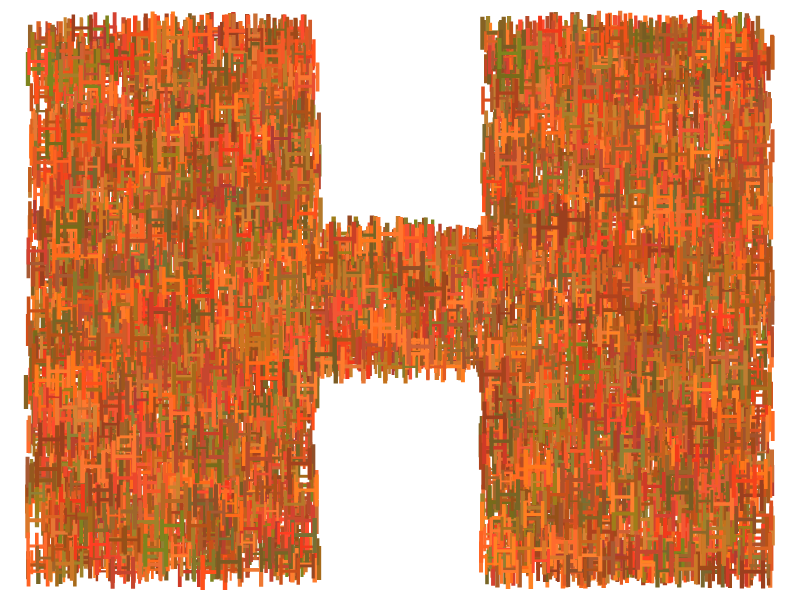

The R source for this figure: (Note: a time limit stopped this script after it produced the figure.)
library(dplyr)
library(ggplot2)

start<-runif(3)
amount<-10000
margins=.4

grid<-data.frame(xin=runif(amount,-1,1),yin=runif(amount,-1,1),size=runif(amount,-1,1),group=round(runif(amount,1,100))) %>% 
  group_by(group) %>% 
  mutate(
    order=1:n(),
    r=rep(start[1]+runif(1,start[1]*-margins,start[1]*margins),n()),
    g=rep(start[2]+runif(1,start[2]*-margins,start[2]*margins),n()),
    b=rep(start[3]+runif(1,start[3]*-margins,start[3]*margins),n())
    ) %>% 
  ungroup() %>% 
  mutate(across(r:b,function(x){
    x[x<0]<-0
    x[x>1]<-1
    x
  })) %>% 
  mutate(color=rgb(r,g,b)) %>% 
  arrange(order)

#### V1 ####
# plot<-ggplot(grid)+
#   geom_rect(xmin=-1.2,xmax=1.2,ymax=1.2,ymin=-1.2,fill="white")+
#   geom_path(aes(x=xin,y=yin,group=group,color=color))+
#   theme_void()+
#   guides(color='none')+
#   scale_color_manual(values = unique(grid$color))+
#   geom_rect(xmin=-.25,xmax=.25,ymax=1,ymin=.25,fill="white")+
#   geom_rect(xmin=-.25,xmax=.25,ymax=-.25,ymin=-1,fill="white")

#### V2 ####
plot<-grid %>% 
  filter(!(between(yin,.25,1)&between(xin,-.25,.25))) %>% 
  filter(!(between(yin,-1,-.25)&between(xin,-.25,.25))) %>% 
  ggplot()+
  geom_point(shape="H",aes(x=xin,y=yin,color=color,size=size))+
  scale_size_continuous(range = c(4,12))+
  theme_void()+
  guides(color='none',size='none')+
  scale_color_manual(values = unique(grid$color))


ggsave(plot,file="data/logo.png",width=10,height=10)  
ggsave(plot,file=sprintf("data/Logos/%s.png",lubridate::now()),width=10,height=10)  
